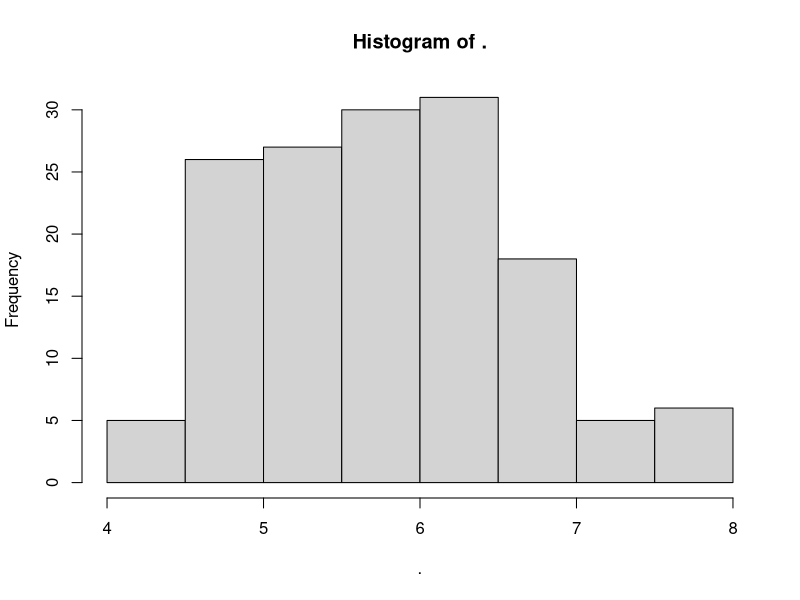

This chart was generated by the following R code:
## ---- chunk 1
library(tidyverse)
## ---- chunk 2

# Load the dataset and peak at it with the head() function
irisz <- read.csv("data/iris.csv", 
                  na.strings = c("", "n/a"), 
                  stringsAsFactors = TRUE)

head(irisz)

## ---- chunk 3

irisz %>% head()

## ---- chunk 4

irisz %>%
  unique() %>%
  dim()

## ---- chunk 5

x = 112
y = 2

# Two steps without the pipe
z <- sqrt(x)
round(z, digits = y)

# One step without the pipe
round(sqrt(x), digits = y)

# One step with the pipe
sqrt(x) %>% round(digits = y)

## ---- chunk 6

# One step with the pipe
irisz$Sepal.Length %>%
  as.numeric() %>%
  sort() %>%
  hist()

## ---- chunk 7

unique(select(irisz, c(Location, Species)))

# Note that the order returned is the order specified in select()
# Originally Location came after Species, but now they are reordered.

## ---- chunk 8

irisz %>%
  select(Location, Species) %>%
  unique()

## ---- chunk 9

# Filter for Petal.Length greater than x

x = 7

irisz %>%
  filter(as.numeric(Sepal.Length) > x)

# Filter to get observations of setosa species from Korea

irisz %>%
  filter(Species == "setosa",
         Location == "Korea")

## ---- chunk 10

irisz %>% 
  mutate(row_number = row_number()) %>%
  head()

## ---- chunk 11

# Change sepal length to be 10x what it currently is

irisz %>% 
  mutate(Sepal.Length = 10*Sepal.Length ) %>%
  head()


## ---- chunk 12

irisz %>% 
  # If Species is setosa, change it to virginica, otherwise use the value in Species 
  mutate(Species = ifelse(Species == "setosa", "virginica", Species )) %>%
  head()


## ---- chunk 13

irisz %>% 
  rename(Country = Location) %>%
  colnames()

## ---- chunk 14

irisz %>%
  count(Location)

## ---- chunk 15

# Count the number of observations for each combination
# of location and species

irisz %>%
  count(Location, Species)

## ---- chunk 16

# Here's an example that produces a similar result 
# as in the count() example above

irisz %>%
  group_by(Location) %>%
  summarize(n = n()) %>%
  ungroup()

## ---- chunk 17

# Since mean() and sd() require numeric inputs,
# We'll also tell mean() and sd() to ignore NAs in the calculation

irisz %>%
  mutate(size = as.numeric(Sepal.Length) * as.numeric(Sepal.Width)) %>%
  group_by(Location) %>%
  summarize(n = n(),
            mean_size = mean(Petal.Length, na.rm = T),
            mean_sd = sd(Petal.Length, na.rm = T)) %>%
    ungroup()

